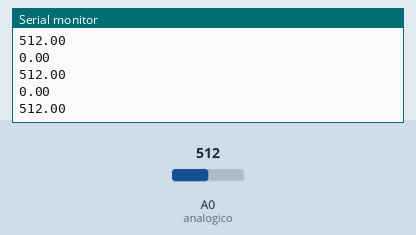
The sketch below on a simulated Arduino Uno, built with avr-gcc and run on an emulated ATmega328P. Parts: the last lines printed to the serial monitor. The inputs (shaded band) are chosen by the test bench; at power-on: A0 (analogico) = 512.

Above: at 1.2 s.
1.3 s: A0 (analogico) set to 716
At 2.4 s:
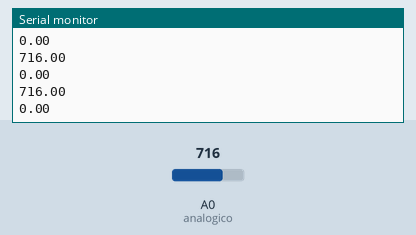
2.8 s: A0 (analogico) set to 900
At 3.5 s:
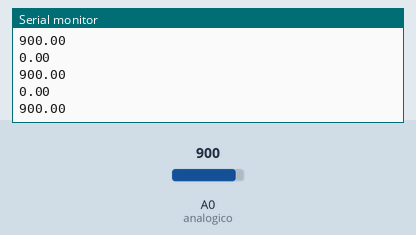
Timing chart, 0 to 5.8 s (numbered marks = the images above; inputs shaded):
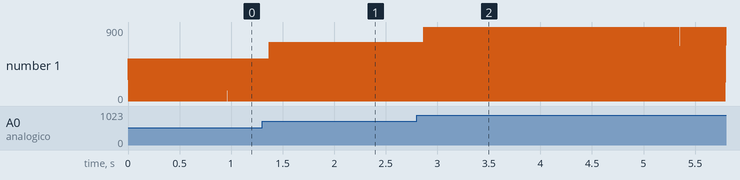

Measured:
- after the input at 1.3 s, the serial monitor: prints a new line after 0.07 s (image 1)
- after the input at 2.8 s, the serial monitor: prints a new line after 0.07 s (image 2)
- plotted number 1: 512 → 716 after the input at 1.3 s, 716 → 900 after the input at 2.8 s

The sketch:

TestesSensores.ino
```cpp
#define analogico A0
#define digital 2

float leituraAnalogica;
float leituraDigital;


void setup() {
  // put your setup code here, to run once:
  pinMode(analogico, INPUT);
  pinMode(digital, INPUT);
  Serial.begin(9600);

}

void loop() {
  leituraAnalogica = analogRead(analogico); //leitura analogica do sensor
  //leituraDigital = digitalRead(digital); //leitura digital do sensor


  //mostrando as variaveis no monitor serial
  Serial.println(leituraAnalogica);
  Serial.println(leituraDigital);

  delay(10);
}
```
